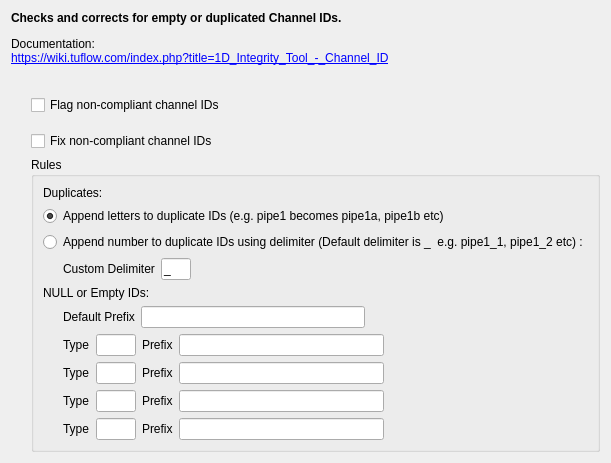
          <widget class="QWidget" name="tab">
           <attribute name="title">
            <string>Channel ID</string>
           </attribute>
           <layout class="QVBoxLayout" name="verticalLayout_11">
            <item>
             <widget class="QLabel" name="label_8">
              <property name="text">
               <string>&lt;html&gt;&lt;head/&gt;&lt;body&gt;&lt;p&gt;&lt;span style=&quot; font-weight:600;&quot;&gt;Checks and corrects for empty or duplicated Channel IDs.&lt;/span&gt;&lt;/p&gt;&lt;p&gt;Documentation:&lt;br/&gt;&lt;a href=&quot;https://wiki.tuflow.com/index.php?title=1D_Integrity_Tool_-_Channel_ID&quot;&gt;&lt;span style=&quot; text-decoration: underline; color:#0000ff;&quot;&gt;https://wiki.tuflow.com/index.php?title=1D_Integrity_Tool_-_Channel_ID&lt;br/&gt;&lt;/span&gt;&lt;/a&gt;&lt;/p&gt;&lt;/body&gt;&lt;/html&gt;</string>
              </property>
              <property name="wordWrap">
               <bool>true</bool>
              </property>
              <property name="openExternalLinks">
               <bool>true</bool>
              </property>
             </widget>
            </item>
            <item>
             <spacer name="verticalSpacer_10">
              <property name="orientation">
               <enum>Qt::Vertical</enum>
              </property>
              <property name="sizeType">
               <enum>QSizePolicy::Fixed</enum>
              </property>
              <property name="sizeHint" stdset="0">
               <size>
                <width>20</width>
                <height>10</height>
               </size>
              </property>
             </spacer>
            </item>
            <item>
             <layout class="QHBoxLayout" name="horizontalLayout_18">
              <item>
               <spacer name="horizontalSpacer_32">
                <property name="orientation">
                 <enum>Qt::Horizontal</enum>
                </property>
                <property name="sizeType">
                 <enum>QSizePolicy::Fixed</enum>
                </property>
                <property name="sizeHint" stdset="0">
                 <size>
                  <width>20</width>
                  <height>20</height>
                 </size>
                </property>
               </spacer>
              </item>
              <item>
               <widget class="QCheckBox" name="cbFindNonCompIDs">
                <property name="text">
                 <string>Flag non-compliant channel IDs</string>
                </property>
               </widget>
              </item>
             </layout>
            </item>
            <item>
             <spacer name="verticalSpacer_9">
              <property name="orientation">
               <enum>Qt::Vertical</enum>
              </property>
              <property name="sizeType">
               <enum>QSizePolicy::Fixed</enum>
              </property>
              <property name="sizeHint" stdset="0">
               <size>
                <width>20</width>
                <height>10</height>
               </size>
              </property>
             </spacer>
            </item>
            <item>
             <layout class="QHBoxLayout" name="horizontalLayout_23">
              <item>
               <spacer name="horizontalSpacer_33">
                <property name="orientation">
                 <enum>Qt::Horizontal</enum>
                </property>
                <property name="sizeType">
                 <enum>QSizePolicy::Fixed</enum>
                </property>
                <property name="sizeHint" stdset="0">
                 <size>
                  <width>20</width>
                  <height>20</height>
                 </size>
                </property>
               </spacer>
              </item>
              <item>
               <widget class="QCheckBox" name="cbFixChannelIDs">
                <property name="text">
                 <string>Fix non-compliant channel IDs</string>
                </property>
               </widget>
              </item>
             </layout>
            </item>
            <item>
             <layout class="QHBoxLayout" name="horizontalLayout_31">
              <item>
               <spacer name="horizontalSpacer_46">
                <property name="orientation">
                 <enum>Qt::Horizontal</enum>
                </property>
                <property name="sizeType">
                 <enum>QSizePolicy::Fixed</enum>
                </property>
                <property name="sizeHint" stdset="0">
                 <size>
                  <width>20</width>
                  <height>20</height>
                 </size>
                </property>
               </spacer>
              </item>
              <item>
               <widget class="QGroupBox" name="groupBox">
                <property name="title">
                 <string>Rules</string>
                </property>
                <layout class="QVBoxLayout" name="verticalLayout_12">
                 <item>
                  <widget class="QLabel" name="label_13">
                   <property name="text">
                    <string>Duplicates:</string>
                   </property>
                  </widget>
                 </item>
                 <item>
                  <widget class="QRadioButton" name="rbDuplicateUseLetters">
                   <property name="text">
                    <string>Append letters to duplicate IDs (e.g. pipe1 becomes pipe1a, pipe1b etc)</string>
                   </property>
                   <property name="checked">
                    <bool>true</bool>
                   </property>
                   <attribute name="buttonGroup">
                    <string notr="true">buttonGroup</string>
                   </attribute>
                  </widget>
                 </item>
                 <item>
                  <widget class="QRadioButton" name="rbDuplicateUseNumbers">
                   <property name="text">
                    <string>Append number to duplicate IDs using delimiter (Default delimiter is _  e.g. pipe1_1, pipe1_2 etc) :</string>
                   </property>
                   <attribute name="buttonGroup">
                    <string notr="true">buttonGroup</string>
                   </attribute>
                  </widget>
                 </item>
                 <item>
                  <layout class="QHBoxLayout" name="horizontalLayout_24">
                   <item>
                    <spacer name="horizontalSpacer_34">
                     <property name="orientation">
                      <enum>Qt::Horizontal</enum>
                     </property>
                     <property name="sizeType">
                      <enum>QSizePolicy::Fixed</enum>
                     </property>
                     <property name="sizeHint" stdset="0">
                      <size>
                       <width>20</width>
                       <height>20</height>
                      </size>
                     </property>
                    </spacer>
                   </item>
                   <item>
                    <widget class="QLabel" name="label_10">
                     <property name="text">
                      <string>Custom Delimiter</string>
                     </property>
                    </widget>
                   </item>
                   <item>
                    <widget class="QLineEdit" name="leCustomDelim">
                     <property name="maximumSize">
                      <size>
                       <width>30</width>
                       <height>16777215</height>
                      </size>
                     </property>
                     <property name="text">
                      <string>_</string>
                     </property>
                    </widget>
                   </item>
                   <item>
                    <spacer name="horizontalSpacer_35">
                     <property name="orientation">
                      <enum>Qt::Horizontal</enum>
                     </property>
                     <property name="sizeHint" stdset="0">
                      <size>
                       <width>40</width>
                       <height>20</height>
                      </size>
                     </property>
                    </spacer>
                   </item>
                  </layout>
                 </item>
                 <item>
                  <widget class="QLabel" name="label_15">
                   <property name="text">
                    <string>NULL or Empty IDs:</string>
                   </property>
                  </widget>
                 </item>
                 <item>
                  <layout class="QHBoxLayout" name="horizontalLayout_25">
                   <item>
                    <spacer name="horizontalSpacer_36">
                     <property name="orientation">
                      <enum>Qt::Horizontal</enum>
                     </property>
                     <property name="sizeType">
                      <enum>QSizePolicy::Fixed</enum>
                     </property>
                     <property name="sizeHint" stdset="0">
                      <size>
                       <width>20</width>
                       <height>20</height>
                      </size>
                     </property>
                    </spacer>
                   </item>
                   <item>
                    <widget class="QLabel" name="label_23">
                     <property name="text">
                      <string>Default Prefix</string>
                     </property>
                    </widget>
                   </item>
                   <item>
                    <widget class="QLineEdit" name="leDefaultPrefix"/>
                   </item>
                   <item>
                    <spacer name="horizontalSpacer_37">
                     <property name="orientation">
                      <enum>Qt::Horizontal</enum>
                     </property>
                     <property name="sizeHint" stdset="0">
                      <size>
                       <width>40</width>
                       <height>20</height>
                      </size>
                     </property>
                    </spacer>
                   </item>
                  </layout>
                 </item>
                 <item>
                  <layout class="QHBoxLayout" name="horizontalLayout_26">
                   <item>
                    <spacer name="horizontalSpacer_38">
                     <property name="orientation">
                      <enum>Qt::Horizontal</enum>
                     </property>
                     <property name="sizeType">
                      <enum>QSizePolicy::Fixed</enum>
                     </property>
                     <property name="sizeHint" stdset="0">
                      <size>
                       <width>20</width>
                       <height>20</height>
                      </size>
                     </property>
                    </spacer>
                   </item>
                   <item>
                    <widget class="QLabel" name="label_24">
                     <property name="text">
                      <string>Type</string>
                     </property>
                    </widget>
                   </item>
                   <item>
                    <widget class="QLineEdit" name="leType1">
                     <property name="maximumSize">
                      <size>
                       <width>40</width>
                       <height>16777215</height>
                      </size>
                     </property>
                    </widget>
                   </item>
                   <item>
                    <widget class="QLabel" name="label_25">
                     <property name="text">
                      <string>Prefix</string>
                     </property>
                    </widget>
                   </item>
                   <item>
                    <widget class="QLineEdit" name="lePrefix1"/>
                   </item>
                   <item>
                    <spacer name="horizontalSpacer_39">
                     <property name="orientation">
                      <enum>Qt::Horizontal</enum>
                     </property>
                     <property name="sizeHint" stdset="0">
                      <size>
                       <width>40</width>
                       <height>20</height>
                      </size>
                     </property>
                    </spacer>
                   </item>
                  </layout>
                 </item>
                 <item>
                  <layout class="QHBoxLayout" name="horizontalLayout_27">
                   <item>
                    <spacer name="horizontalSpacer_40">
                     <property name="orientation">
                      <enum>Qt::Horizontal</enum>
                     </property>
                     <property name="sizeType">
                      <enum>QSizePolicy::Fixed</enum>
                     </property>
                     <property name="sizeHint" stdset="0">
                      <size>
                       <width>20</width>
                       <height>20</height>
                      </size>
                     </property>
                    </spacer>
                   </item>
                   <item>
                    <widget class="QLabel" name="label_26">
                     <property name="text">
                      <string>Type</string>
                     </property>
                    </widget>
                   </item>
                   <item>
                    <widget class="QLineEdit" name="leType2">
                     <property name="maximumSize">
                      <size>
                       <width>40</width>
                       <height>16777215</height>
                      </size>
                     </property>
                    </widget>
                   </item>
                   <item>
                    <widget class="QLabel" name="label_27">
                     <property name="text">
                      <string>Prefix</string>
                     </property>
                    </widget>
                   </item>
                   <item>
                    <widget class="QLineEdit" name="lePrefix2"/>
                   </item>
                   <item>
                    <spacer name="horizontalSpacer_41">
                     <property name="orientation">
                      <enum>Qt::Horizontal</enum>
                     </property>
                     <property name="sizeHint" stdset="0">
                      <size>
                       <width>40</width>
                       <height>20</height>
                      </size>
                     </property>
                    </spacer>
                   </item>
                  </layout>
                 </item>
                 <item>
                  <layout class="QHBoxLayout" name="horizontalLayout_28">
                   <item>
                    <spacer name="horizontalSpacer_42">
                     <property name="orientation">
                      <enum>Qt::Horizontal</enum>
                     </property>
                     <property name="sizeType">
                      <enum>QSizePolicy::Fixed</enum>
                     </property>
                     <property name="sizeHint" stdset="0">
                      <size>
                       <width>20</width>
                       <height>20</height>
                      </size>
                     </property>
                    </spacer>
                   </item>
                   <item>
                    <widget class="QLabel" name="label_28">
                     <property name="text">
                      <string>Type</string>
                     </property>
                    </widget>
                   </item>
                   <item>
                    <widget class="QLineEdit" name="leType3">
                     <property name="maximumSize">
                      <size>
                       <width>40</width>
                       <height>16777215</height>
                      </size>
                     </property>
                    </widget>
                   </item>
                   <item>
                    <widget class="QLabel" name="label_29">
                     <property name="text">
                      <string>Prefix</string>
                     </property>
                    </widget>
                   </item>
                   <item>
                    <widget class="QLineEdit" name="lePrefix3"/>
                   </item>
                   <item>
                    <spacer name="horizontalSpacer_43">
                     <property name="orientation">
                      <enum>Qt::Horizontal</enum>
                     </property>
                     <property name="sizeHint" stdset="0">
                      <size>
                       <width>40</width>
                       <height>20</height>
                      </size>
                     </property>
                    </spacer>
                   </item>
                  </layout>
                 </item>
                 <item>
                  <layout class="QHBoxLayout" name="horizontalLayout_29">
                   <item>
                    <spacer name="horizontalSpacer_44">
                     <property name="orientation">
                      <enum>Qt::Horizontal</enum>
                     </property>
                     <property name="sizeType">
                      <enum>QSizePolicy::Fixed</enum>
                     </property>
                     <property name="sizeHint" stdset="0">
                      <size>
                       <width>20</width>
                       <height>20</height>
                      </size>
                     </property>
                    </spacer>
                   </item>
                   <item>
                    <widget class="QLabel" name="label_30">
                     <property name="text">
                      <string>Type</string>
                     </property>
                    </widget>
                   </item>
                   <item>
                    <widget class="QLineEdit" name="leType4">
                     <property name="maximumSize">
                      <size>
                       <width>40</width>
                       <height>16777215</height>
                      </size>
                     </property>
                    </widget>
                   </item>
                   <item>
                    <widget class="QLabel" name="label_31">
                     <property name="text">
                      <string>Prefix</string>
                     </property>
                    </widget>
                   </item>
                   <item>
                    <widget class="QLineEdit" name="lePrefix4"/>
                   </item>
                   <item>
                    <spacer name="horizontalSpacer_45">
                     <property name="orientation">
                      <enum>Qt::Horizontal</enum>
                     </property>
                     <property name="sizeHint" stdset="0">
                      <size>
                       <width>40</width>
                       <height>20</height>
                      </size>
                     </property>
                    </spacer>
                   </item>
                  </layout>
                 </item>
                </layout>
               </widget>
              </item>
             </layout>
            </item>
            <item>
             <spacer name="verticalSpacer_8">
              <property name="orientation">
               <enum>Qt::Vertical</enum>
              </property>
              <property name="sizeHint" stdset="0">
               <size>
                <width>20</width>
                <height>0</height>
               </size>
              </property>
             </spacer>
            </item>
           </layout>
          </widget>
